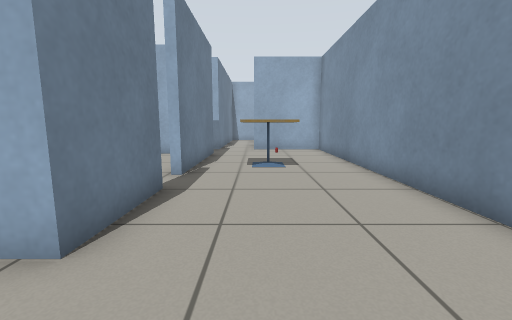
view 1 (above)

13 first-person views from a walk through a Gazebo world. The camera is 0.71 m above the floor, tilts 8° down and sees 90° across. The lines on the ground mark 1 m squares. The floor is counted in squares, 0.5 m on a side. Each view is taken from the middle of a square. On the plan, view 1 faces up. The plan holds only what a view shows up to about 13 squares ahead; the rest is blank. Some surface patterns are stand-ins.

view 2
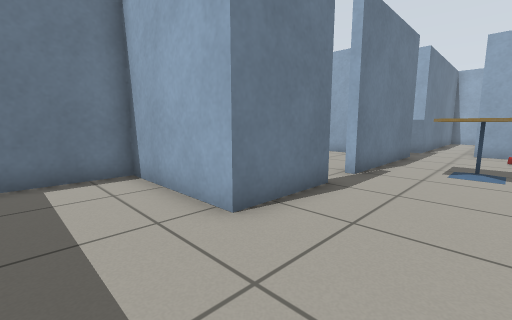

view 3
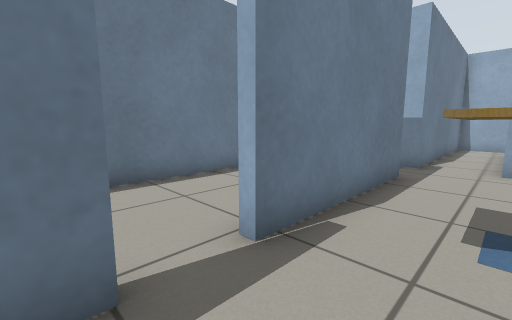

view 4
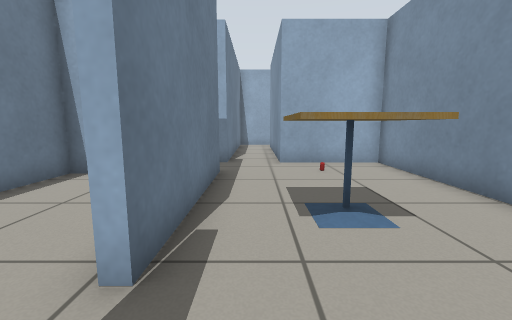

view 5
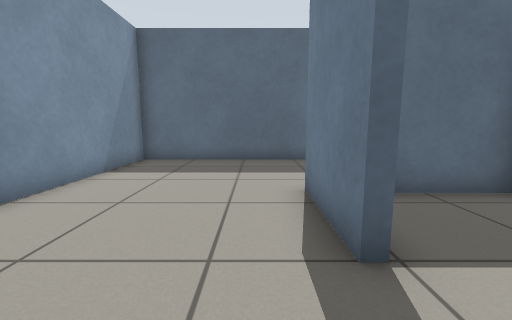

view 6
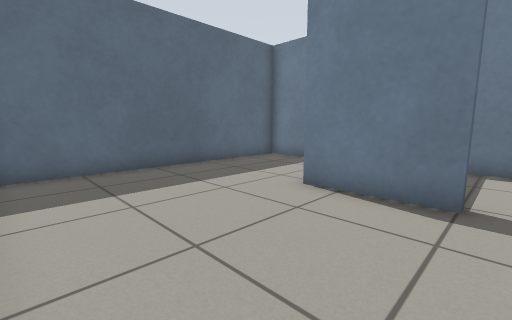

view 7
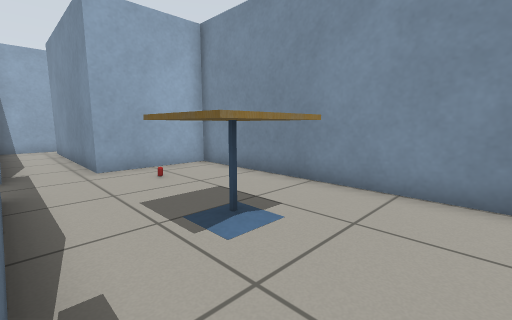

view 8
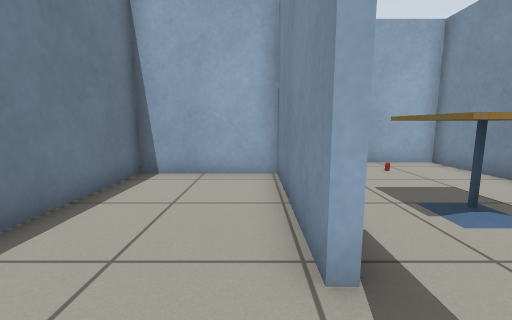

view 9
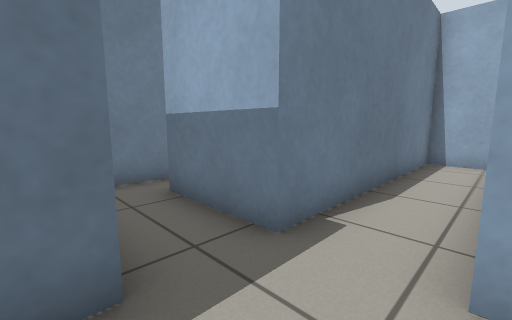

view 10
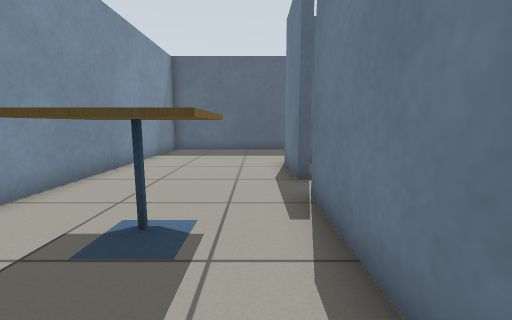

view 11
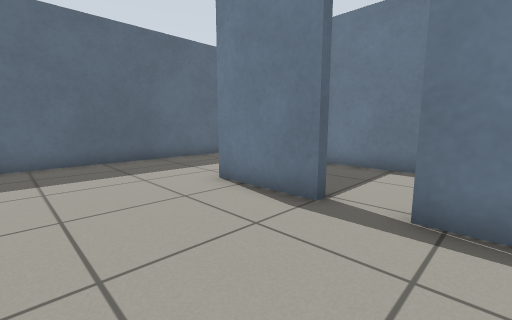

view 12
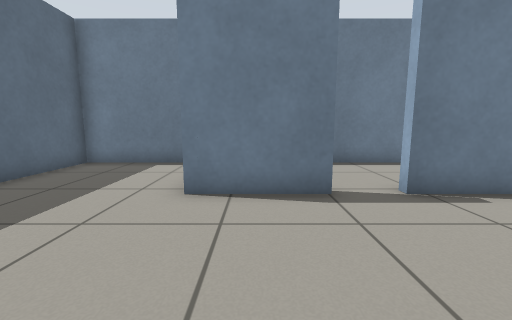

view 13
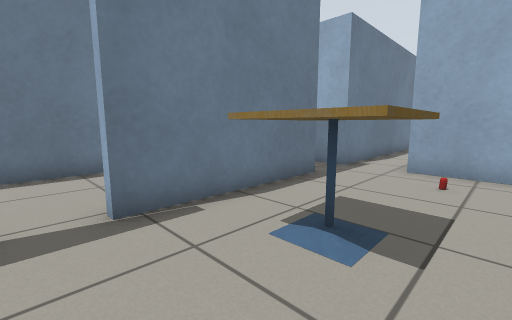

### Floor plan
Ten units are one square. View 1 is at (0, 0); x grows to the right and y downward. Boxes are objects, and circles mark ways between rooms. Rooms are numbered by the first view taken in them; rooms with no view inside come last. Other rooms are left out.
<svg viewBox="-69 -232 109 259">
<path fill="none" stroke="#000" d="M-25 -55 -21 -55 -21 -25 -64 -25 -64 22 35 22 35 -144 -1 -144 -1 -215M-21 -126 -21 -71 -24 -71M-64 -151 -64 -138M1 -227 -21 -227 -21 -144 -51 -144M-24 -71 -24 -123 -64 -123 -64 -33M-64 -28 -29 -28"/>
<rect x="-5" y="-105" width="20" height="30" fill="#bbb"><title>cafe table</title></rect>
<rect x="5" y="-135" width="10" height="10" fill="#bbb"><title>other object</title></rect>
<circle cx="-20" cy="-65" r="3" fill="#2a7"/>
<text x="0" y="-70">1</text>
<text x="-50" y="-80">2</text>
</svg>
Room 1 opens to room 2.

Where each view was taken, in squares from view 1:
view 1: 0 up, 0 right, facing up
view 2: 0 up, 1 right, facing up-left
view 3: 5 up, 0 right, facing up-left
view 4: 5 up, 1 left, facing up
view 5: 8 up, 1 left, facing down
view 6: 6 up, 3 right, facing down-left
view 7: 6 up, 2 left, facing up-right
view 8: 5 up, 3 left, facing up
view 9: 12 up, 0 right, facing up-left
view 10: 12 up, 1 left, facing down
view 11: 8 up, 2 right, facing down-left
view 12: 4 up, 3 right, facing left
view 13: 6 up, 2 right, facing up-left
